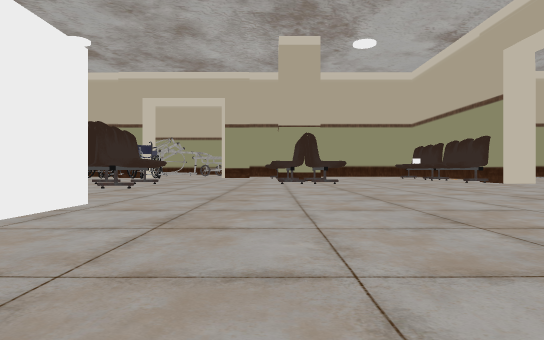
view 1 (above)

20 first-person views from a walk through a 3-D level made in the Unity game engine. The camera is 0.26 m above the floor, looks level and sees 75° across. Doors are open. The floor is counted in squares, 1 m on a side. Each view is taken from the middle of a square. On the plan, view 1 faces up. The plan holds only what a view shows up to about 9 squares ahead; the rest is blank. The player is left out. Some animated figures are not drawn. Some surface patterns are stand-ins.

view 2
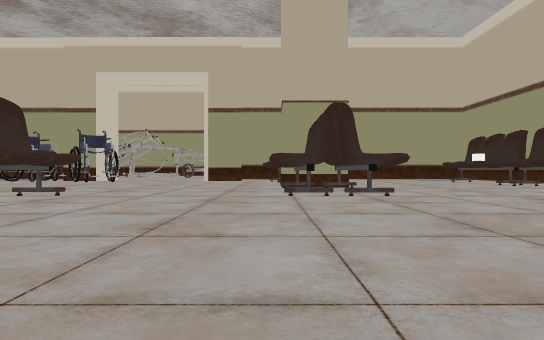

view 3
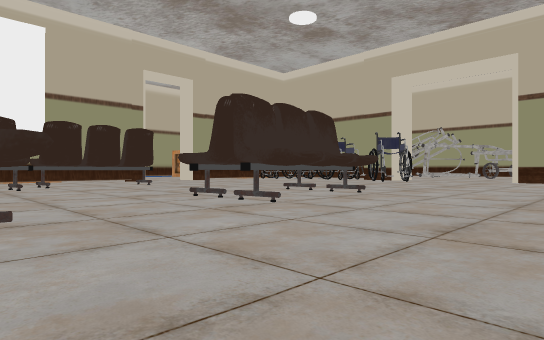

view 4
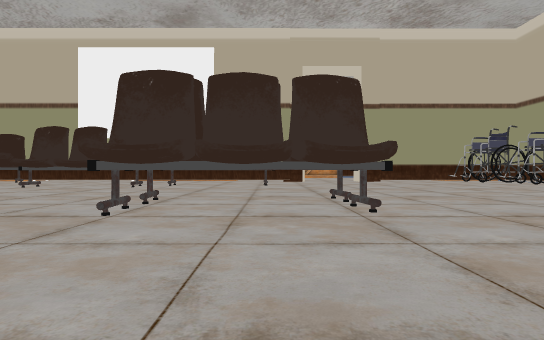

view 5
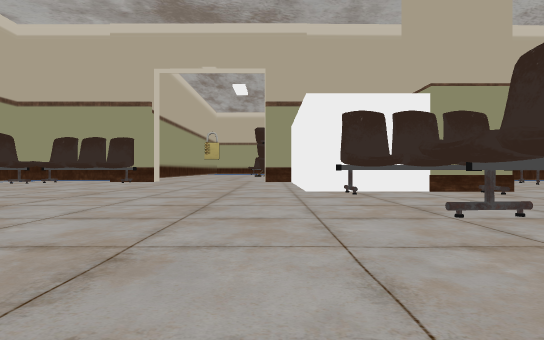

view 6
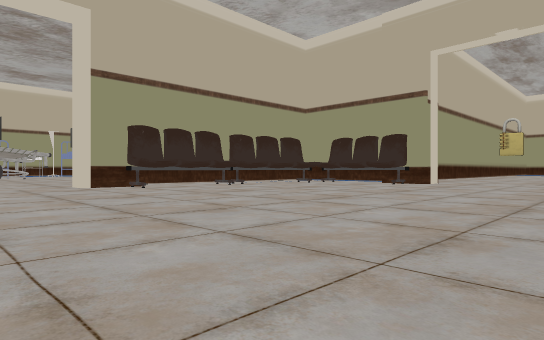

view 7
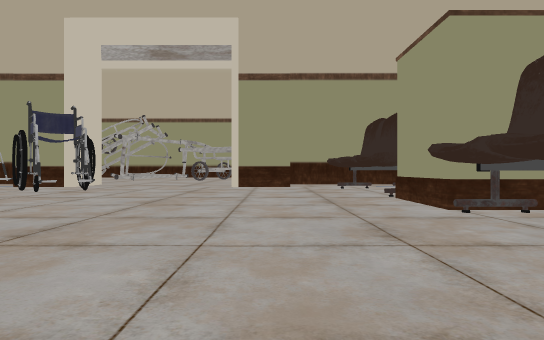

view 8
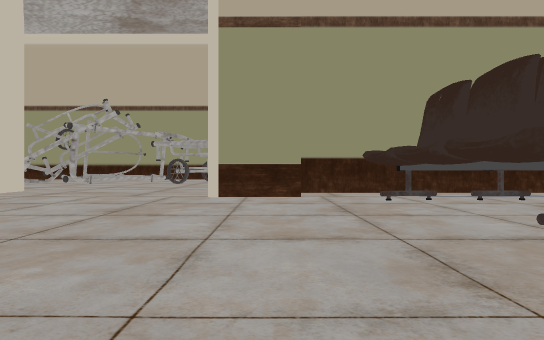

view 9
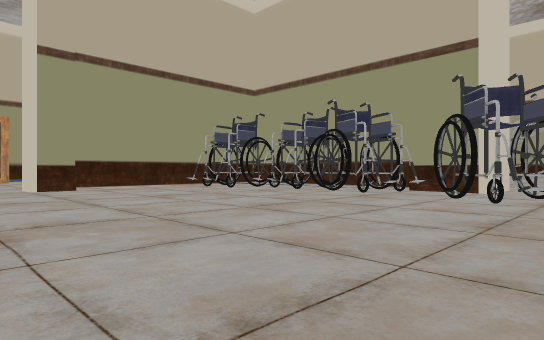

view 10
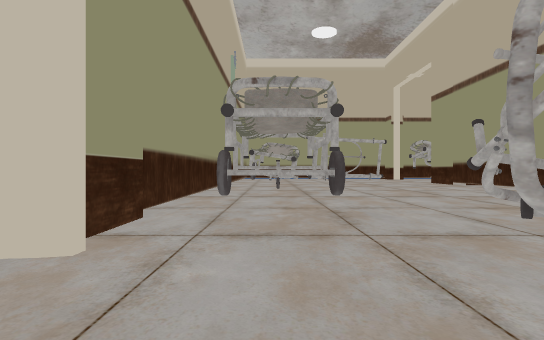

view 11
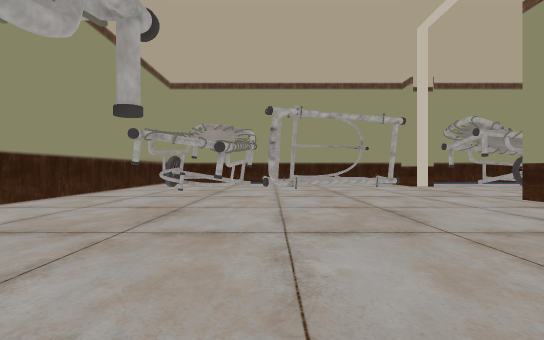

view 12
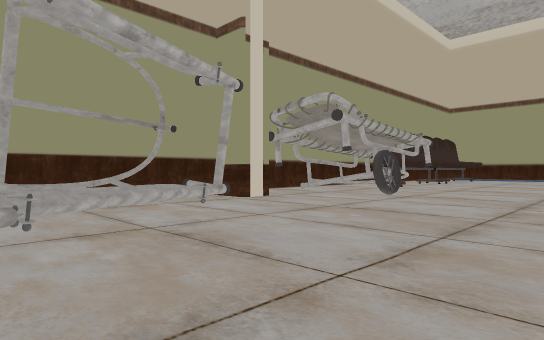

view 13
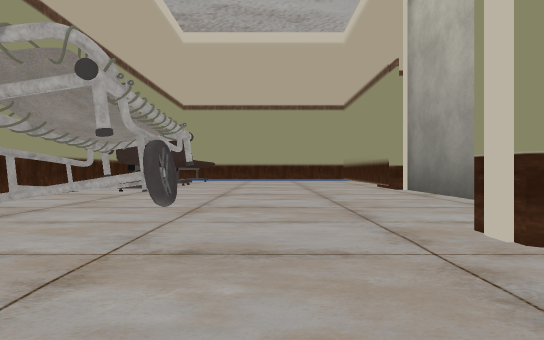

view 14
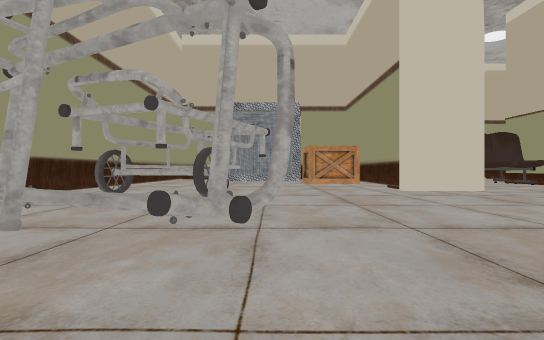

view 15
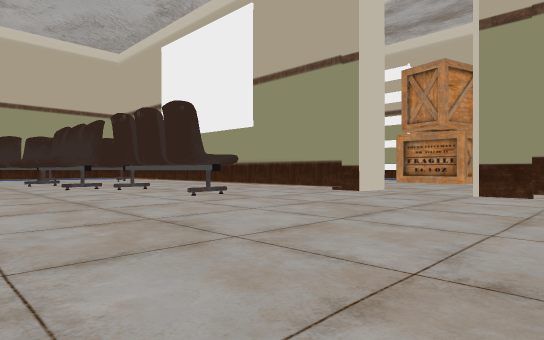

view 16
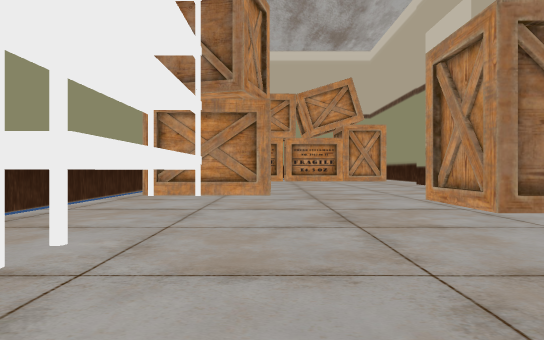

view 17
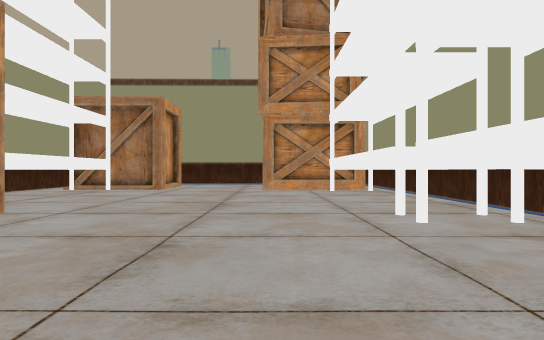

view 18
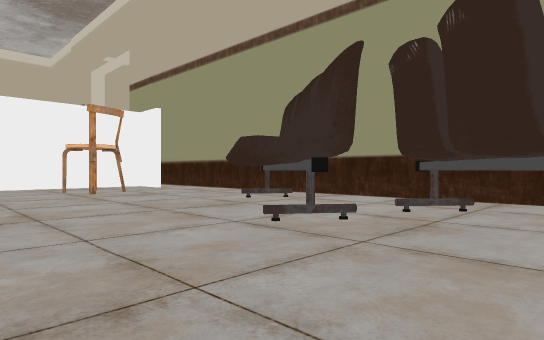

view 19
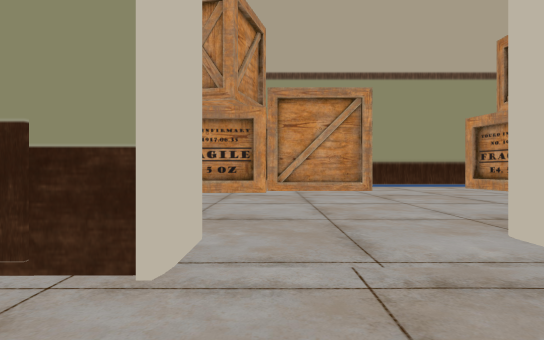

view 20
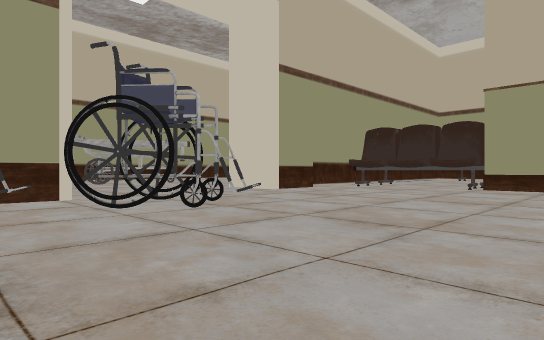

### Floor plan
Points are (right, up) in squares from view 1. A wall is a line through its corners. A room is listed if a view was taken in it or the views show most of it. See-through windows are left out.
Room 1 (views 1, 2, 3, 4, 5, 6, 7, 8, 9, 15, 18, 19, 20)
walls: (-2.5, 2.7) (-1.4, 2.7) (-1.4, -0.2); (-4, 11.4) (-7.9, 11.4) (-7.9, 7.9); (-7.9, 6.7) (-7.8, 0); (4.5, 6.7) (4.5, 8.5); (-1.5, -0.6) (-1.5, 1.4); (1.6, -0.6) (3.5, -0.5); (4.5, 10.4) (4.5, 11.4) (-1.5, 11.4); (4.5, 1.5) (4.5, 4.4); (-7.1, -0.7) (-0.9, -0.6)
ways out: open door at (-3, 12) to room 2; open door at (-8, 7.5) to room 4; open door at (0, -1); open door at (5, 5.5)
objects: chair (-7, 0) to (-6, 1); other object (-7, 10) to (-7, 11); chair (-6, 0) to (-4, 1); chair (-6, 4) to (-6, 6); other object (-6, 10) to (-6, 11); chair (-5, 2) to (-5, 4); other object (-5, 11); pillar (-4, 2) to (-3, 2); other object (-4, 10) to (-3, 11); chair (-3, 1); chair (-3, 3); chair (-3, 5) to (-3, 6); chair (-2, 5) to (-2, 7); chair (0, 7) to (0, 8); chair (0, 9) to (0, 11); chair (1, 7); chair (1, 9) to (1, 10); chair (2, 0) to (3, 0); chair (4, 2) to (4, 4); chair (4, 7) to (4, 8); chair (4, 9) to (4, 11)
Room 2 (views 10, 11, 12, 13, 14)
walls: (-7.7, 12.3) (-4, 12.3); (-9.2, 18) (-9.2, 23.1) (-13, 23.1) (-13, 16.8); (-12.6, 16.6) (-12.6, 16.2); (-13, 16.2) (-13, 12.3); (-1.5, 12.3) (0.9, 12.3); (-12.7, 12.3) (-9.2, 12.3); (2.2, 16.2) (-10.2, 16.2) (-10.2, 16.6); (2.2, 13.2) (2.2, 13.7)
low walls: (2.2, 14) (2.2, 16.2)
ways out: open door at (-3, 12) to room 1
objects: chair (-13, 19) to (-12, 20); chair (-13, 22); other object (-12, 13) to (-11, 13); other object (-12, 14) to (-12, 15); other object (-12, 18); other object (-8, 13) to (-7, 13); other object (-6, 15); other object (-5, 14) to (-4, 15); other object (-3, 15) to (-1, 15); box (1, 13)
Room 3 (view 16)
walls: (-8.4, 0.4) (-8.4, 1.5); (-12.4, 3.2) (-12.4, 2.5); (-10.9, -0.8) (-9.5, -0.8)
ways out: opening at (-10.5, 3.5) to room 4
objects: box (-12, 0) to (-11, 0); shelf (-12, 1) to (-12, 2); box (-9, 0); shelf (-9, 1) to (-9, 2); box (-9, 3)
Room 4 (view 17)
walls: (-12.4, 9.5) (-12.4, 8.4); (-8.4, 7.9) (-8.4, 10.1)
ways out: open door at (-8, 7.5) to room 1; opening at (-10.5, 3.5) to room 3
objects: shelf (-12, 4) to (-12, 5); box (-12, 6) to (-11, 6); box (-12, 7) to (-11, 8); box (-12, 10) to (-11, 11); box (-10, 10) to (-10, 11); box (-9, 5); box (-9, 10) to (-9, 11)

Positions as (right, up) in squares from view 1, and headings:
1: (0, 0), facing up
2: (0, 3), facing up
3: (0, 3), facing up-left
4: (0, 6), facing left
5: (-1, 7), facing down
6: (-1, 6), facing down-right
7: (-1, 6), facing up
8: (-1, 8), facing up
9: (-3, 7), facing up-left
10: (-3, 13), facing left
11: (-7, 14), facing left
12: (-10, 14), facing up-left
13: (-11, 15), facing up
14: (-6, 14), facing right
15: (-4, 9), facing down-left
16: (-11, 2), facing up
17: (-11, 5), facing down
18: (-7, 2), facing down-right
19: (-7, 7), facing left
20: (-5, 8), facing up-right
